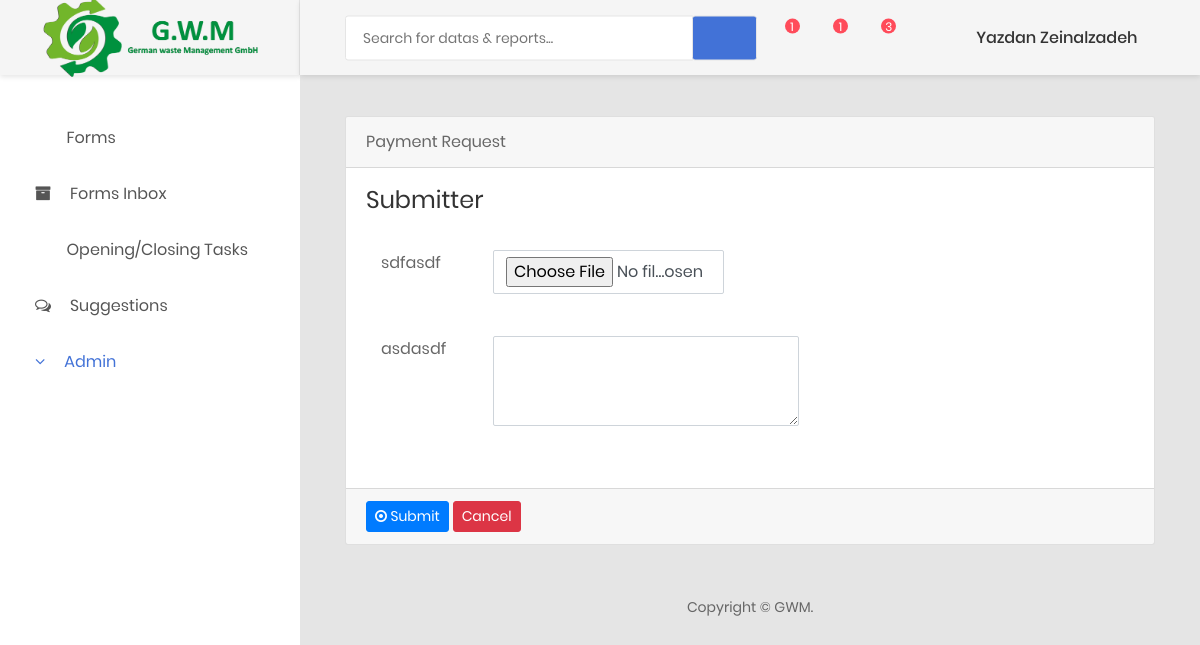
The page /dashboard/forms/Payment Request (signed in) on the database its author committed.
### dashboard/models.py (models this page shows, shortened)
class User(AbstractUser):
    email = models.CharField(max_length=80,unique=True)
    username = models.CharField(max_length=45,unique=True)
    first_name = models.CharField(max_length=45)
    last_name =  models.CharField(max_length=45)
    role = models.CharField(max_length=45, choices=ROLES)
    department = models.ForeignKey("Department",on_delete=models.SET_NULL, null=True)
    USERNAME_FIELD="username"
    REQUIRED_FIELDS=['email',"first_name","last_name","role"]

class FormSample(models.Model):
    title = models.CharField(max_length=50)
    description = models.TextField()
    fields = models.JSONField(null=True) # Type: , Value:
    transitions = models.JSONField(null=True)
    theme_color = models.CharField(null=True,max_length=50)

### dashboard/views.py (the view, shortened to what this page needs)
# urls.py: path("forms/<str:form_title>", views.dashboard_new_form, name="form-add"),
def dashboard_new_form(request,form_title):
    if not request.user.is_authenticated:
        return redirect("login")
    form_sample = FormSample.objects.filter(title=form_title).first()
    for field in form_sample.fields:
        if field["field_type"] == 'radio' or field["field_type"] == 'checkbox':
            field['extra_details'] = field['extra_details'].split('\n')
    return render(request, 'dashboard/newform.html',{'page':'forms-admin','form_title':form_sample.title,'form_description':form_sample.description,"fields":form_sample.fields})

### dashboard/templates/dashboard/newform.html (shortened to what this page needs)
{% extends 'dashboard/base.html' %}
{% block content %}
<div class="col-sm-">
    <div class="card">
        <div class="card-header">
            {{ form_title }}
        </div>
        <form enctype="multipart/form-data" id="customform" action="" method="post" class="">
        <div class="card-body card-block">
            <div class="card-title">
                <h3 class="title-2">Submitter</h3>
                <br>
            </div>
                {% for field in fields %}
                    {% if field.field_type == 'number' %}
                        <div class="form-group col col-md-7">
                            <div class="row form-group">
                                <div class="col col-md-3">
                                    <label for="text-input" class=" form-control-label">{{ field.field_title }}</label>
                                </div>
                                <div class="col-12 col-md-4">
                                    <input type="text" id="{{ field.field_title }}" name="{{ field.field_title }}" placeholder="{{ field.extra_details }}" class="form-control">
                                </div>
                            </div>
                        </div>
                    {% elif field.field_type == 'attachment' %}
                        <div class="form-group col col-md-7">
                            <div class="row form-group">
                                <div class="col col-md-3">
                                    <label for="text-input" class=" form-control-label">{{ field.field_title }}</label>
                                </div>
                                <div class="col col-md-7">
                                    <input type="file" id="{{ field.field_title }}" name="{{ field.field_title }}" class="form-control">
                                </div>
                            </div>
                        </div>
                    {% elif field.field_type == 'text_area' %}
                        <div class="form-group col col-md-7">
                            <div class="row form-group">
                                <div class="col col-md-3">
                                    <label for="textarea-input" class=" form-control-label">{{ field.field_title }}</label>
                                </div>
                                <div class="col-12 col-md-9">
                                    <textarea name="{{ field.field_title }}" id="{{ field.field_title }}" style="height:90px" id="textarea-input" rows="9" placeholder="{{ field.extra_details }}" class="form-control"></textarea>
                                </div>
                            </div>
                        </div>
                    {% endif %}
                    <br>
                {% endfor %}
        </div>
        <div class="card-footer">
            <button id="submit_butt" type="submit" class="btn btn-primary btn-sm">
                <i class="fa fa-dot-circle-o"></i> Submit
            </button>
            <button type="reset" class="btn btn-danger btn-sm">
                Cancel
            </button>
        </div>
        </form>
    </div>
</div>
{% endblock content %}

### dashboard/templates/dashboard/base.html (shortened to what this page needs)
<!DOCTYPE html>
<html lang="en">
<head>
    {% load static %}
    <link href={% static "css/font-face.css" %} rel="stylesheet" media="all">
    <link href={% static "vendor/font-awesome-4.7/css/font-awesome.min.css" %} rel="stylesheet" media="all">
    <link href={% static "vendor/font-awesome-5/css/fontawesome-all.min.css" %} rel="stylesheet" media="all">
    <link href={% static "vendor/mdi-font/css/material-design-iconic-font.min.css" %} rel="stylesheet" media="all">
    <link rel="stylesheet" href="https://cdnjs.cloudflare.com/ajax/libs/font-awesome/4.7.0/css/font-awesome.min.css">
    <link href={% static "vendor/bootstrap-4.1/bootstrap.min.css" %} rel="stylesheet" media="all">
    <link href={% static "vendor/animsition/animsition.min.css" %} rel="stylesheet" media="all">
    <link href={% static "vendor/bootstrap-progressbar/bootstrap-progressbar-3.3.4.min.css" %} rel="stylesheet" media="all">
    <link href={% static "vendor/wow/animate.css" %} rel="stylesheet" media="all">
    <link href={% static "vendor/css-hamburgers/hamburgers.min.css" %} rel="stylesheet" media="all">
    <link href={% static "vendor/slick/slick.css" %} rel="stylesheet" media="all">
    <link href={% static "vendor/select2/select2.min.css" %} rel="stylesheet" media="all">
    <link href={% static "vendor/perfect-scrollbar/perfect-scrollbar.css" %} rel="stylesheet" media="all">
    <link href={% static "css/theme.css" %} rel="stylesheet" media="all">
</head>
<body class="animsition">
    <div class="page-wrapper">
        <aside class="menu-sidebar d-none d-lg-block">
            <div class="logo">
                <a href="#">
                    <img src={% static "images/icon/logo.png"%} alt="Cool Admin" />
                </a>
            </div>
            <div class="menu-sidebar__content js-scrollbar1">
                <nav class="navbar-sidebar">
                    <ul class="list-unstyled navbar__list">
                        <li {% if page == "forms" %} class="active" {% endif %}>
                            <a href={% url "forms"%}>
                                <i class="far fa-check-square"></i>Forms</a>
                        </li>
                        <li {% if page == "forms-inbox" %} class="active" {% endif %}>
                            <a href={% url "forms-inbox"%}>
                                <i class="fa fa-archive"></i>Forms Inbox</a>
                        </li>
                        <li {% if page == "oc-tasks" %} class="active" {% endif %}>
                            <a href={% url "oc-tasks"%}>
                                <i class="far  fa-calendar-o"></i>Opening/Closing Tasks</a>
                        </li>
                        <li {% if page == "suggestions" %} class="active" {% endif %}>
                            <a href={% url "suggestions"%}>
                                <i class="fa fa-comments-o" style="font-size:16px"></i>Suggestions</a>
                        </li>
                        {% if user.is_superuser or user.is_moderator %}
                        <li class="has-sub{% if page == "forms-admin" or page == "oc-admin" or page == "suggestions-admin"%} active {% endif %}">
                            <a class="js-arrow " href="#"><i class="fa fa-angle-down "></i>Admin</a>
                        </li>
                        {% endif %}
                    </ul>
                </nav>
            </div>
        </aside>
        <div class="page-container">
            <header class="header-desktop">
                <div class="section__content section__content--p30">
                    <div class="container-fluid">
                        <div class="header-wrap">
                            <form class="form-header" action="" method="POST">
                                <input class="au-input au-input--xl" type="text" name="search" placeholder="Search for datas &amp; reports..." />
                                <button class="au-btn--submit" type="submit">
                                    <i class="zmdi zmdi-search"></i>
                                </button>
                            </form>
                            <div class="header-button">
                                <div class="noti-wrap">
                                    <div class="noti__item js-item-menu">
                                        <i class="zmdi zmdi-comment-more"></i>
                                        <span class="quantity">1</span>
                                    </div>
                                    <div class="noti__item js-item-menu">
                                        <i class="zmdi zmdi-email"></i>
                                        <span class="quantity">1</span>
                                    </div>
                                    <div class="noti__item js-item-menu">
                                        <i class="zmdi zmdi-notifications"></i>
                                        <span class="quantity">3</span>
                                    </div>
                                </div>
                                <div class="account-wrap">
                                    <div class="account-item clearfix js-item-menu">
                                        <div class="image">
                                        </div>
                                        <div class="content">
                                            <a class="js-acc-btn" href="#">{{ user.first_name }} {{ user.last_name }}</a>
                                        </div>
                                    </div>
                                </div>
                            </div>
                        </div>
                    </div>
                </div>
            </header>
            <div class="main-content">
                <div class="section__content section__content--p30">
                    <div class="container-fluid">
                        {% block content %}
                        {% endblock content %}
                        <div class="row">
                            <div class="col-md-12">
                                <div class="copyright">
                                    <p>Copyright © GWM.</p>
                                </div>
                            </div>
                        </div>
                    </div>
                </div>
            </div>
        </div>
    </div>
</body>
</html>

### rows shown on the page
User: first_name "Yazdan", last_name "Zeinalzadeh"
FormSample: title "Payment Request"

### other values the page prints
{{ field.field_title }} "sdfasdf"
{{ field.field_title }} "asdasdf"
